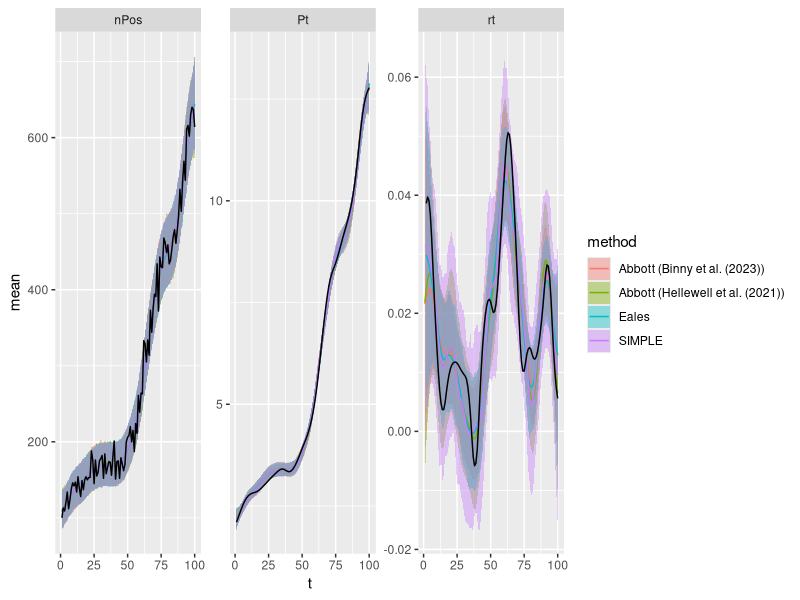
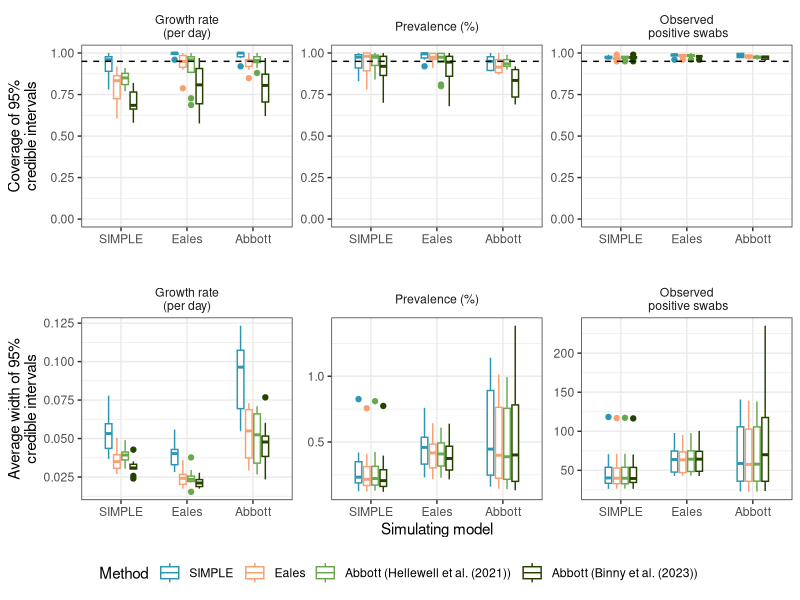

Reproduce these figures in R, in order. (Note: this script raises an error after producing the figures.)

rm(list=ls())

library(tidyverse)
library(cowplot)

# Load simulated data
df_steyn = read.csv("paper/outputs/2-simcompare/simulations_steyn.csv")
df_abbott = read.csv("paper/outputs/2-simcompare/simulations_abbott.csv")
df_eales = read.csv("paper/outputs/2-simcompare/simulations_eales.csv")

vars = c("rt", "Pt", "nPos")

df_data = rbind(
  df_steyn %>% filter(variable %in% vars) %>% mutate(simulation="SIMPLE"),
  df_abbott %>% filter(variable %in% vars) %>% mutate(simulation="Abbott"),
  df_eales %>% filter(variable %in% vars) %>% mutate(simulation="Eales")
) %>%
  mutate(simulation=factor(simulation, levels=c("SIMPLE", "Eales", "Abbott")))

rm(df_steyn, df_abbott, df_eales)

# Load model results
df_steyn_states = read.csv("paper/outputs/2-simcompare/simcompare_steyn_states.csv") %>% rename(method=model)
df_steyn_params = read.csv("paper/outputs/2-simcompare/simcompare_steyn_params.csv")
df_abbott = read.csv("paper/outputs/2-simcompare/simcompare_abbott.csv")  %>% mutate(method="Abbott (Hellewell et al. (2021))")
df_abbott_binny = read.csv("paper/outputs/s5-pcrcurves/simulations_abbott_binnypcr.csv") %>% mutate(method="Abbott (Binny et al. (2023))")
df_eales = read.csv("paper/outputs/2-simcompare/simcompare_eales_results.csv") %>% mutate(method="Eales")

# Combine model results
df_states = rbind(df_steyn_states %>% select(t, mean, lower, upper, variable, method, simulation, iter),
                  df_abbott %>% select(t, mean, lower, upper, variable, method, simulation, iter),
                  df_abbott_binny %>% select(t, mean, lower, upper, variable, method, simulation, iter),
                  df_eales %>% select(t, mean, lower, upper, variable, method, simulation, iter)) %>%
  filter(variable %in% vars) %>%
  mutate(method = case_when(method=="Steyn" ~ "SIMPLE", TRUE ~ method),
         simulation = case_when(simulation=="Steyn" ~ "SIMPLE", TRUE ~ simulation)) %>%
  left_join(df_data %>% rename(TrueValue=value), by=c("t", "variable", "simulation", "iter"))


# Set prevalence as %
df_states = df_states %>%
  mutate(TrueValue = case_when(variable=="Pt" ~ TrueValue*100, TRUE ~ TrueValue),
         mean = case_when(variable=="Pt" ~ mean*100, TRUE ~ mean),
         lower = case_when(variable=="Pt" ~ lower*100, TRUE ~ lower),
         upper = case_when(variable=="Pt" ~ upper*100, TRUE ~ upper))


# Plot results to check
plt = ggplot(df_states %>% filter(simulation=="Eales", iter==2)) +
  geom_ribbon(aes(x=t, ymin=lower, ymax=upper, fill=method), alpha=0.4) +
  geom_line(aes(x=t, y=mean, color=method)) +
  geom_line(aes(x=t, y=TrueValue), color="black") +
  facet_wrap(~variable, scales="free_y")
plt

# Calculate coverage
df_coverage = df_states %>%
  mutate(inPredInterval = (TrueValue >= lower) & (TrueValue <= upper)) %>%
  group_by(simulation, variable, iter, method) %>%
  summarise(coverage = mean(inPredInterval, na.rm=TRUE))  %>%
  mutate(simulation = factor(simulation, levels=c("SIMPLE", "Eales", "Abbott")),
         method = factor(method, levels=c("SIMPLE", "Eales", "Abbott (Hellewell et al. (2021))", "Abbott (Binny et al. (2023))")),
         variable = case_when(variable == "rt" ~ "Growth rate\n(per day)",
                              variable == "Pt" ~ "Prevalence (%)",
                              variable == "nPos" ~ "Observed\n positive swabs"),
         variable = factor(variable, levels=c("Growth rate\n(per day)", "Prevalence (%)", "Observed\n positive swabs")))

df_width = df_states %>%
  mutate(width = upper - lower) %>%
  group_by(simulation, variable, iter, method) %>%
  summarise(mean_width = mean(width, na.rm=TRUE)) %>%
  mutate(simulation = factor(simulation, levels=c("SIMPLE", "Eales", "Abbott")),
         method = factor(method, levels=c("SIMPLE", "Eales", "Abbott (Hellewell et al. (2021))", "Abbott (Binny et al. (2023))")),
         variable = case_when(variable == "rt" ~ "Growth rate\n(per day)",
                              variable == "Pt" ~ "Prevalence (%)",
                              variable == "nPos" ~ "Observed\n positive swabs"),
         variable = factor(variable, levels=c("Growth rate\n(per day)", "Prevalence (%)", "Observed\n positive swabs")))


custom_theme = theme_bw() + theme(strip.background = element_blank(),
                                  strip.placement="outside",
                                  legend.position = "none",
                                  plot.title = element_text(margin = margin(t = 0, b = 0)))

plt_cov = ggplot(df_coverage) +
  geom_boxplot(aes(x=simulation, y=coverage, color=method), width=0.5, position=position_dodge2(padding = 0.2)) +
  geom_hline(yintercept=0.95, linetype="dashed") +
  facet_wrap(~variable, ncol=3, scales="free_y") +
  ylim(c(0, 1)) +
  xlab("") + ylab("Coverage of 95%\ncredible intervals") +
  scale_color_manual(values=c("#2d96b3", "#f7a072", "#6aa84f", "#274200")) +
  custom_theme

plt_width = ggplot(df_width) +
  geom_boxplot(aes(x=simulation, y=mean_width, color=method), width=0.5, position=position_dodge2(padding = 0.2)) +
  facet_wrap(~variable, ncol=3, scales="free_y") +
  xlab("Simulating model") + ylab("Average width of 95%\ncredible intervals") +
  scale_color_manual(values=c("#2d96b3", "#f7a072", "#6aa84f", "#274200")) +
  custom_theme

plt_forlegend = plt_cov + theme(legend.position="right", legend.direction="horizontal") + labs(color="Method")

plt_nolegend = plot_grid(plt_cov, plt_width, ncol=1, align="v")
plt = plot_grid(plt_nolegend, get_legend(plt_forlegend), ncol=1, rel_heights=c(1,0.1))
plt
ggsave("paper/figures/s5-pcrcurves-simcompare.png", plt, width=24, height=14, units="cm", dpi=600)
